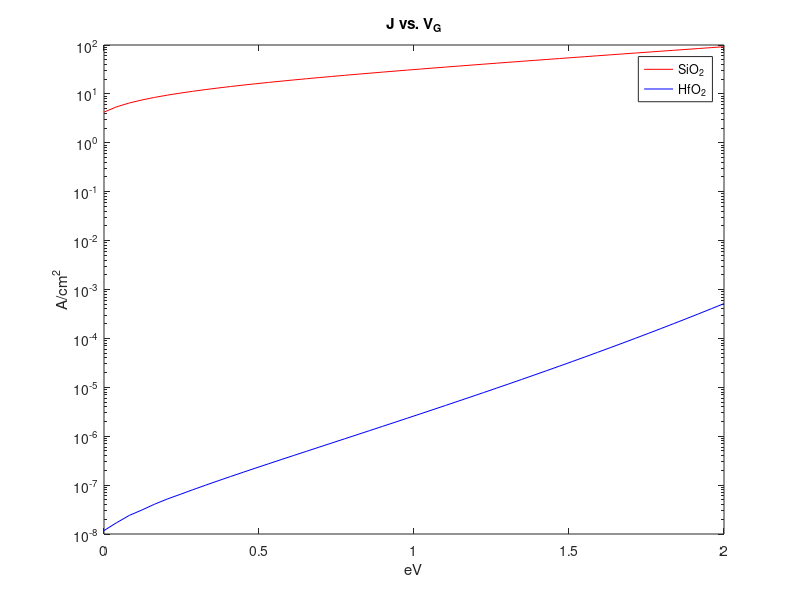

The MATLAB source for this figure:
%Transfer Matrix Method for Estimating Tunneling Current
%Aaron Goebel

%SiO2 constants
h=6.63e-34
hbar=h/(2*pi)
e=1.6e-19
m0=9.1e-31
kb=1.383e-23
T=300
c_band = 3.17% for Si 
tox = 1
numStep = 50
numGate = 50
numEn = 50;
vGate = linspace(0,2,numStep); %gate voltages


%Transfer Matrix 
MF = zeros(1, numStep+2);           %Effective masses in each layer use a 2 to get the final boundary
MF(1)=.26

VM = zeros(1,numStep+2);      %Potential in each layer
DM = zeros(1, numStep+2);     %Thickness of each layer
DM(1)=0
							  %assuming we aren't heading to any new boundaries
for i = 2:(numStep+1)
	MF(i) = .39;
	DM(i) = tox/numStep;
end
MF(numStep+2)= .26
DM(numStep+2)= 0;
prob_vec = zeros(1, numGate); %start by creating a tunneling probability vector for each gate bias

VM(1) = 0;

for j =1:length(vGate) 
    VM(1) = 0;
    energy_values = linspace(0,c_band, numEn);
	for k = 2:numStep+1
		VM(k) = c_band - (k-1)*vGate(j)/numStep;
	end 
	VM(numStep+2) = -vGate(j);
    trans_prob = zeros(1, length(energy_values)); %calculating transmission probability
 	
	for l = 1:length(energy_values)
		k_1 = sqrt(((2*e*m0*10^-18)/(hbar^2))*MF(1)*(energy_values(l)-VM(1)));
		k_2 = sqrt(((2*e*m0*10^-18)/(hbar^2))*MF(2)*(energy_values(l)-VM(2)));
		d = (k_2/k_1)*(MF(1)/MF(2));
		transmit = .5*[1+d,1-d;1-d, 1+d];
		
		for m = 2:length(MF)-1 	%all the rest of the interior layers
			k_m = sqrt(((2*e*m0*10^-18)/(hbar^2))*MF(m)*(energy_values(l) - VM(m)));
			k_m_2 = sqrt(((2*e*m0*10^-18)/(hbar^2))*MF(m+1)*(energy_values(l)-VM(m+1)));
			d_m = (k_m_2/k_m)*(MF(m)/MF(m+1));
			Prop_mat = [exp(-1i*k_m*DM(m)),0;0,exp(1i*k_m*DM(m))]*.5*[1+d_m,1-d_m;1-d_m, 1+d_m];
			transmit = transmit*Prop_mat;
		end
	
		trans_prob(l) = 1 - abs(transmit(2,1))^2/abs(transmit(1,1))^2;
		
		if l ==1
			trans_prob(l) = 0 ;		%fix singularities
		end
		
		if isnan(trans_prob(l))
			trans_prob(l) = trans_prob(l-1);
		end
	end 
	
	
	%integrating for the tunneling current 
	
	J_den(j) = (e*MF(1)*m0*kb*T/(2*pi^2*hbar^3))*trapz(energy_values*e, (trans_prob.*exp(-energy_values*e/(kb*T))));
	
		
end


%Repeat with high-K dielectric
%Hf02 constants
c_band = 2.2% for Si 
tox = 6.41
numStep = 50
numGate = 50
numEn = 50;
vGate = linspace(0,2,numStep); %gate voltages
%subst = @(B,m,n) B(m,n);


MF = zeros(1, numStep+2);           %Effective masses in each layer use a 2 to get the final boundary
MF(1)=.26
%*m0  %inital and final effective masses
VM = zeros(1,numStep+2);      %Potential in each layer
DM = zeros(1, numStep+2);     %Thickness of each layer
DM(1)=0
   %assuming we aren't heading to any new boundaries
for i = 2:(numStep+1)
	MF(i) = .1%*m0;
	DM(i) = tox/numStep;
end
MF(numStep+2)=.26
DM(numStep+2)=0;
prob_vec = zeros(1, numGate); %start by creating a tunneling probability vector for each gate bias

VM(1) = 0;

for j =1:length(vGate) 
    VM(1) = 0;
    energy_values = linspace(0,c_band, numEn);
	for k = 2:numStep+1
		VM(k) = c_band - (k-1)*vGate(j)/numStep;
	end 
	VM(numStep+2) = -vGate(j);
    trans_prob = zeros(1, length(energy_values)); %calculating transmission probability
 	for l = 1:length(energy_values);
	
		k_1 = sqrt(((2*e*m0*10^-18)/(hbar^2))*MF(1)*(energy_values(l)-VM(1)));
		k_2 = sqrt(((2*e*m0*10^-18)/(hbar^2))*MF(2)*(energy_values(l)-VM(2)));
		d = (k_2/k_1)*(MF(1)/MF(2));
		transmit = .5*[1+d,1-d;1-d, 1+d];
		
		for m = 2:length(MF)-1 %all rest of the interior layers
			k_m = sqrt(((2*e*m0*10^-18)/(hbar^2))*MF(m)*(energy_values(l) - VM(m)));
			k_m_2 = sqrt(((2*e*m0*10^-18)/(hbar^2))*MF(m+1)*(energy_values(l)-VM(m+1)));
			d_m = (k_m_2/k_m)*(MF(m)/MF(m+1));
			Prop_mat = [exp(-1i*k_m*DM(m)),0;0,exp(1i*k_m*DM(m))]*.5*[1+d_m,1-d_m;1-d_m, 1+d_m];
			transmit = transmit*Prop_mat;
		end
	
		trans_prob(l) = 1 - abs(transmit(2,1))^2/abs(transmit(1,1))^2;
		
		if l ==1
			trans_prob(l) = 0 ;
		end
		
		if isnan(trans_prob(l))
			trans_prob(l) = trans_prob(l-1);
		end
	end 
	
	

	
	J_den2(j) = (e*MF(1)*m0*kb*T/(2*pi^2*hbar^3))*trapz(energy_values*e, (trans_prob.*exp(-energy_values*e/(kb*T))));
	
		
end

semilogy(vGate, J_den/10000,'r'); %convert to cm
hold on;
semilogy(vGate, J_den2/10000,'b')
title('J vs. V_G')
ylabel('A/cm^2')
xlabel('eV')
legend('SiO_2','HfO_2')
